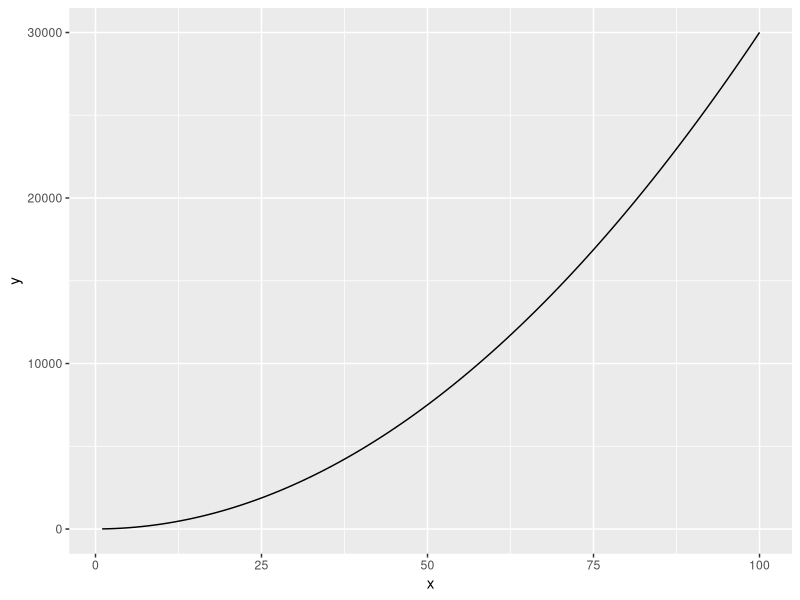
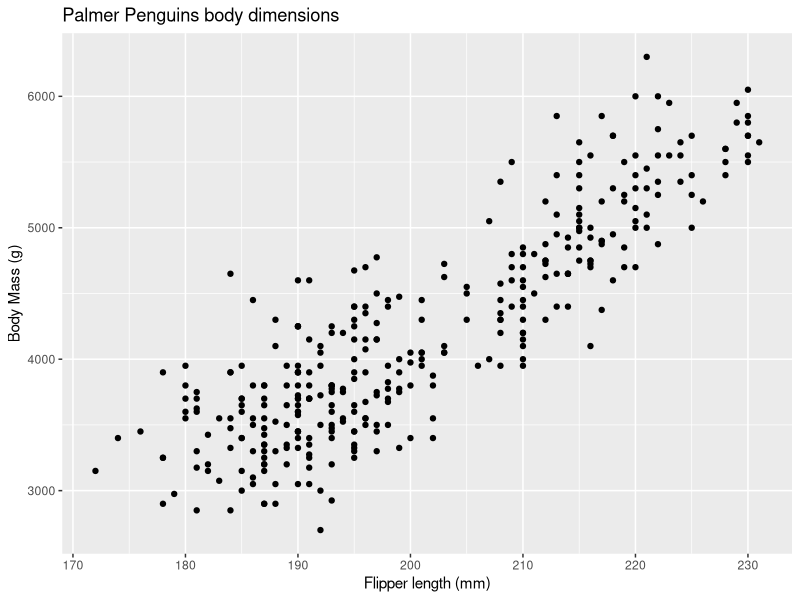
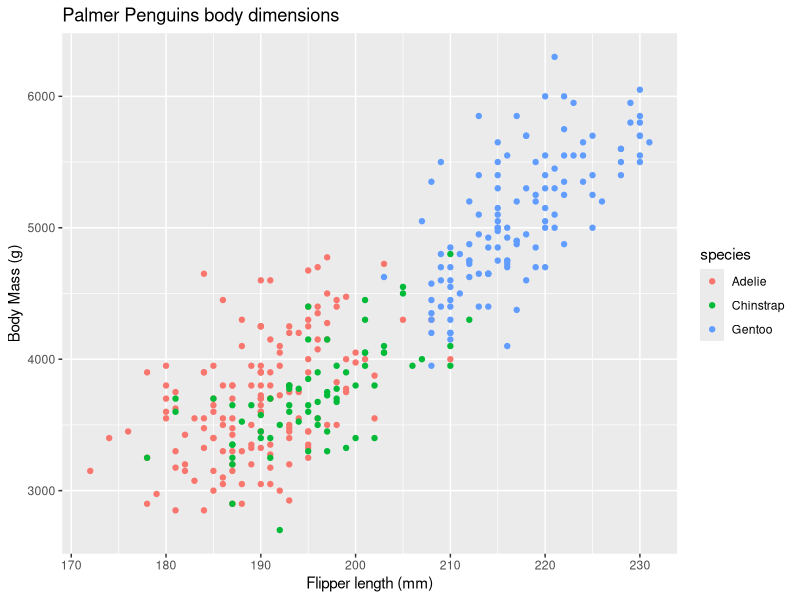
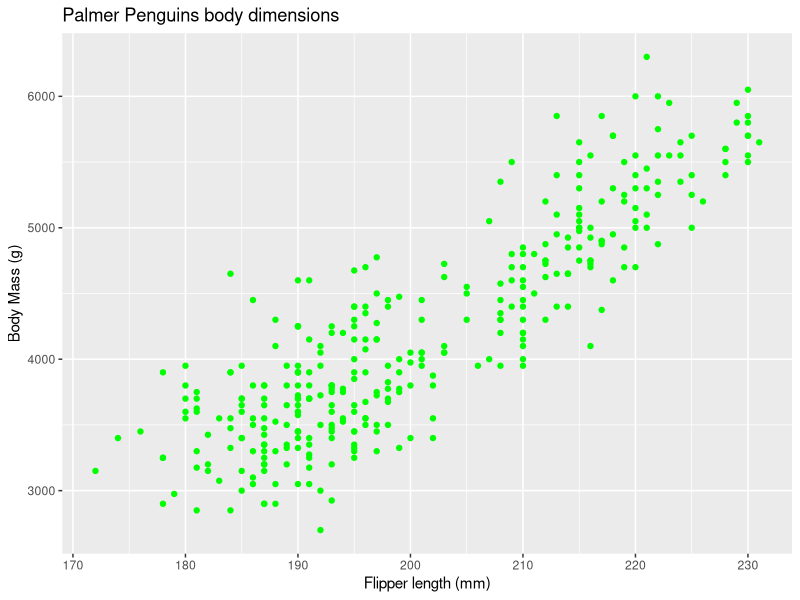

Generate these figures, in order, with R:
## ---- chunk 1
library(tidyverse)
library(palmerpenguins)
## ---- chunk 2
#write a function
fx <- function(x) {
  3 * x ^ 2 + 4
}
# ggplot likes a data frame, we made a data frame with 1 and 100 in the x column, c allows us to make a vector aka combine 1 and 100, we told what data to use, 
ggplot(data.frame(x = c(1, 100)), aes(x = x)) + 
#function to use is fx
  geom_function(fun = fx)

## ---- chunk 3
#making a derivative
fxyz = expression(2 * x * y + 3 * (x ^ 2) *(z ^ 3))
#making the partial derivative with respect to y
dfdy = D(fxyz, 'y')
#show me the derivative with respect to y
dfdy
## ---- chunk 4
#need to know data source, variables to use, and type of point
ggplot((data = penguins), aes(x = flipper_length_mm, y = body_mass_g)) +
         geom_point() + 
#added x,y, and title labels
  labs(x = "Flipper length (mm)",
       y = "Body Mass (g)",
       title = "Palmer Penguins body dimensions")

## ---- chunk 5
#need to know data source, variables to use, and type of point
#created a distinction by species for color
ggplot(data = penguins, aes(x = flipper_length_mm, y = body_mass_g, color = species))  +
         geom_point() + 
#added x,y, and title labels
  labs(x = "Flipper length (mm)",
       y = "Body Mass (g)",
       title = "Palmer Penguins body dimensions")

theme_minimal()

## ---- chunk 6
#need to know data source, variables to use, and type of point

ggplot(data = penguins, aes(x = flipper_length_mm, y = body_mass_g,))  +
         geom_point( color = 'green') + 
#added x,y, and title labels
  labs(x = "Flipper length (mm)",
       y = "Body Mass (g)",
       title = "Palmer Penguins body dimensions")

theme_minimal()
